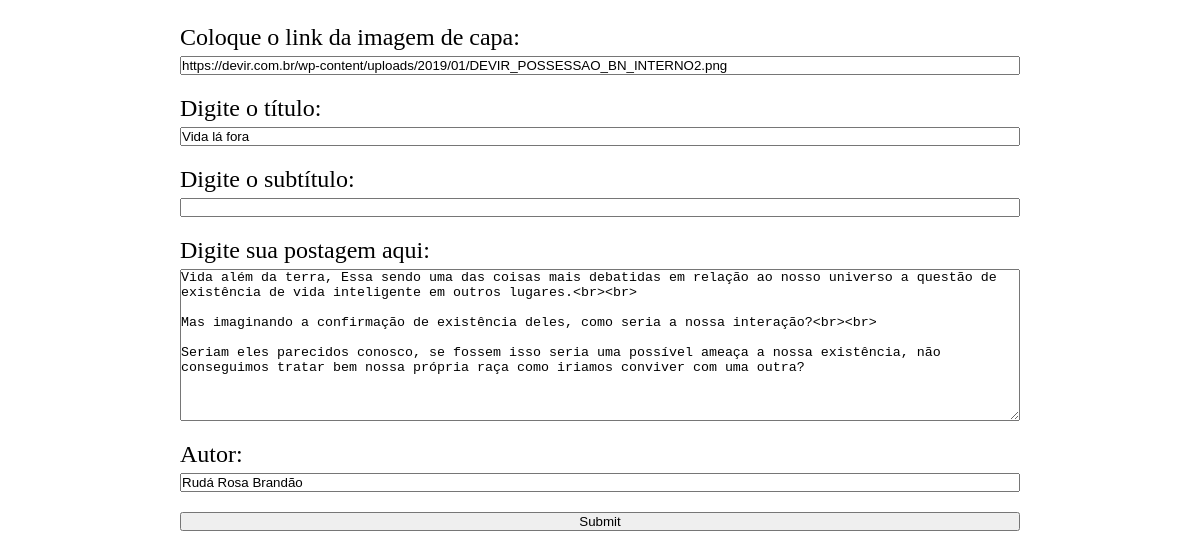
/postar.php?page=editar&id=18 (signed in), run on the app's committed database.
### tables this page shows
CREATE TABLE `posts` (
  `Id` int(11) NOT NULL,
  `Titulo` varchar(100) NOT NULL,
  `Subtitulo` varchar(1000) NOT NULL,
  `Postagem` text NOT NULL,
  `Autor` varchar(100) NOT NULL,
  `Categoria` varchar(100) NOT NULL,
  `Data_e_hora` varchar(100) NOT NULL,
  `Views` int(11) NOT NULL,
  `Imagem_capa` text NOT NULL
);

### postar.php (the view, shortened to what this page needs)
<!DOCTYPE html>
<html lang="en">
<head>
    <link rel="stylesheet" href="https://cdnjs.cloudflare.com/ajax/libs/font-awesome/5.11.2/css/all.css">
</head>
<body>
<?php
        if((!isset($_SESSION['verify']) == true) and (!isset($_SESSION['email']) == true) and (!isset($_SESSION['nome']) == true)){
            session_destroy();
            header("location: index.php");
        }else{
            if($_SESSION['verify'] == 'admin'){
                if (isset($_GET['page'])){
                    $page = $_GET['page'];
                    include_once('./includes/_config.php');
                    if($page == 'postar'){
                        $nome = $_SESSION['nome']['Nome'];
                        echo "<form action='db_posts.php?page=adicionar' method='post' id='formulario'>
                            <div>
                                <label for='categoria'>Selecione a categoria:</label>
                                <select name='categoria'>
                                    <option value='Notícia'>Notícia</option>
                                    <option value='Artigo de opinião'>Artigo de Opinião</option>
                                    <option value='Crônica'>Crônica</option>
                                    <option value='Entrevistas'>Entrevista</option>
                                </select>
                            </div>
                            <div>
                                <label for='imagem'>Coloque o link da imagem de capa:</label>
                                <input type='text' name='imagem' id='imagem' required>
                            </div>
                            <div>
                                <label for='titulo'>Digite o título:</label>
                                <input type='text' name='titulo' id='titulo' required>
                            </div>
                            <div>
                                <label for='subtitulo'>Digite o subtítulo:</label>
                                <input type='text' name='subtitulo' id='subtitulo'>
                            </div>
                            <div>
                                <label for='postagem'>Digite sua postagem aqui:</label>
                                <textarea name='postagem' id='postagem' cols='30' rows='10' required></textarea>
                            </div>
                            <div>
                                <label for='autor'>Autor:</label>
                                <input type='text' name='autor' id='autor' value='$nome' required>
                            </div>
                            <input type='submit' name='submit' id='submit'>
                        </form><br>
                        <table>
                            <thead>
                                <tr>
                                    <th>Id</th>
                                    <th>Data</th>
                                    <th>Título</th>
                                    <th>Categoria</th>
                                    <th>Views</th>
                                    <th>Editar</th>
                                    <th>Excluir</th>
                                </tr>
                            </thead>
                            <tbody>";
                        $sql = "SELECT * FROM posts ORDER BY ID DESC";
                        $result = $conexao->query($sql);
                        while($user_data = mysqli_fetch_assoc($result)){
                            echo "
                                <tr>
                                <td>$user_data[Id]</td>
                                <td>$user_data[Data_e_hora]</td>
                                <td>$user_data[Titulo]</td>
                                <td>$user_data[Categoria]</td>
                                <td>$user_data[Views]</td>
                                <td><a href='postar.php?page=editar&id=$user_data[Id]'>Editar</a></td>
                                <td><a href='db_posts.php?page=excluir&id=$user_data[Id]'>Excluir</a></td>
                                </tr>
                                ";
                            };
                        echo '</tbody></table><br>';
                        echo "<table>
                            <thead>
                                <tr>
                                    <th>Nome</th>
                                    <th>Email</th>
                                    <th>Permissão</th>
                                    <th>Mudar Permissão</th>
                                </tr>
                            </thead>
                            <tbody>";
                        $sql = "SELECT * FROM usuarios ORDER BY Permissão ASC";
                        $result = $conexao->query($sql);
                        while($user_data = mysqli_fetch_assoc($result)){
                            echo "
                                <tr>
                                <td>$user_data[Nome]</td>
                                <td>$user_data[Email]</td>
                                <td>$user_data[Permissão]</td>
                                <td><a href='db_entrar.php?page=Mudar%20permissao&email=$user_data[Email]'>Mudar permissão</a></td>
                                </tr>
                                ";
                            };
                        echo '</tbody></table>';
                    }elseif($page == 'editar'){
                        if (isset($_GET['id'])) {
                            $Id = $_GET['id'];
                            $sql = "SELECT * FROM posts WHERE `Id` = $Id";
                            $result = $conexao->query($sql);
                            $post = mysqli_fetch_assoc($result);
                            echo "
                                <form action='db_posts.php?page=atualizar' method='post' id='formulario'>
                                    <input type='hidden' name='Id' value='$Id'>
                                    <div>
                                        <label for='imagem'>Coloque o link da imagem de capa:</label>
                                        <input type='text' name='imagem' id='imagem' value='$post[Imagem_capa]' required>
                                    </div>
                                    <div>
                                        <label for='titulo'>Digite o título:</label>
                                        <input type='text' name='titulo' id='titulo' value='$post[Titulo]' required>
                                    </div>
                                    <div>
                                        <label for='subtitulo'>Digite o subtítulo:</label>
                                        <input type='text' name='subtitulo' id='subtitulo' value='$post[Subtitulo]'>
                                    </div>
                                    <div>
                                        <label for='postagem'>Digite sua postagem aqui:</label>
                                        <textarea name='postagem' id='postagem' cols='30' rows='10' required>$post[Postagem]</textarea>
                                    </div>
                                    <div>
                                        <label for='autor'>Autor:</label>
                                        <input type='text' name='autor' id='autor' value='$post[Autor]' required>
                                    </div>
                                    <input type='submit' name='submit' id='submit'>
                                </form>";
                        }else{
                            header("location: postar.php?page=postar");
                        };
                    }else{
                        header("location: index.php");
                    };
                }else{
                    header("location: index.php");
                };
            }elseif($_SESSION['verify'] == 'user'){
                header("location: index.php");
            }else{
                header("location: index.php");
            };
        };
?>

### postar.php (style rules this page uses)
* { margin: 0px; padding: 0px; }
body { width: 100%; display: flex; flex-direction: column; padding-top: 2%; align-items: center; gap: 40px; }
form { width: 70%; display: flex; flex-direction: column; gap: 20px; }
form div { display: flex; flex-direction: column; gap: 5px; }
form label { font-size: 1.5em; }

### data on the page
posts: imagem "https://devir.com.br/wp-content/uploads/2019/01/DEVIR_POSSESSAO_BN_INTERNO2.png", titulo "Vida lá fora", postagem "Vida além da terra, Essa sendo uma das coisas mais debatidas em relação ao nosso universo a questão de existência de vida inteligente em outros lugares.<br><br> Mas imaginando a confirmação de existência deles, como seria a nossa interação?<br><br> Seriam eles parecidos conosco, se fossem isso seria uma possível ameaça a nossa existência, não conseguimos tratar bem nossa própria raça como iriamos conviver com uma outra?", autor "Rudá Rosa Brandão"
